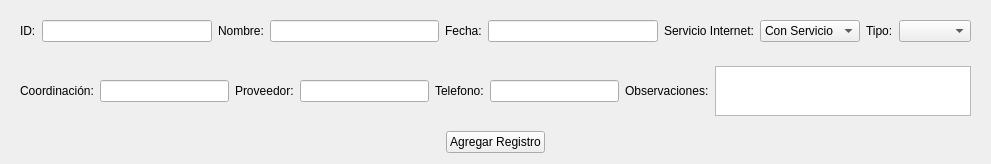
                      <widget class="QWidget" name="scrollAreaWidgetContents_19">
                       <property name="geometry">
                        <rect>
                         <x>0</x>
                         <y>0</y>
                         <width>991</width>
                         <height>155</height>
                        </rect>
                       </property>
                       <layout class="QVBoxLayout" name="verticalLayout_60">
                        <item>
                         <widget class="QWidget" name="widget_46" native="true">
                          <layout class="QHBoxLayout" name="horizontalLayout_57">
                           <item>
                            <widget class="QLabel" name="label_89">
                             <property name="text">
                              <string>ID:</string>
                             </property>
                            </widget>
                           </item>
                           <item>
                            <widget class="QLineEdit" name="SU_ID"/>
                           </item>
                           <item>
                            <widget class="QLabel" name="label_90">
                             <property name="text">
                              <string>Nombre:</string>
                             </property>
                            </widget>
                           </item>
                           <item>
                            <widget class="QLineEdit" name="SU_NOM"/>
                           </item>
                           <item>
                            <widget class="QLabel" name="label_91">
                             <property name="text">
                              <string>Fecha:</string>
                             </property>
                            </widget>
                           </item>
                           <item>
                            <widget class="QLineEdit" name="SU_FECHA"/>
                           </item>
                           <item>
                            <widget class="QLabel" name="label_92">
                             <property name="text">
                              <string>Servicio Internet:</string>
                             </property>
                            </widget>
                           </item>
                           <item>
                            <widget class="QComboBox" name="SU_SERV">
                             <item>
                              <property name="text">
                               <string>Con Servicio</string>
                              </property>
                             </item>
                             <item>
                              <property name="text">
                               <string>Sin Servicio</string>
                              </property>
                             </item>
                            </widget>
                           </item>
                           <item>
                            <widget class="QLabel" name="label_80">
                             <property name="text">
                              <string>Tipo:</string>
                             </property>
                            </widget>
                           </item>
                           <item>
                            <widget class="QComboBox" name="SU_TR"/>
                           </item>
                          </layout>
                         </widget>
                        </item>
                        <item>
                         <widget class="QWidget" name="widget_47" native="true">
                          <layout class="QHBoxLayout" name="horizontalLayout_58">
                           <item>
                            <widget class="QLabel" name="label_123">
                             <property name="text">
                              <string>Coordinación:</string>
                             </property>
                            </widget>
                           </item>
                           <item>
                            <widget class="QLineEdit" name="SU_CORD"/>
                           </item>
                           <item>
                            <widget class="QLabel" name="label_93">
                             <property name="text">
                              <string>Proveedor:</string>
                             </property>
                            </widget>
                           </item>
                           <item>
                            <widget class="QLineEdit" name="SU_PROVE"/>
                           </item>
                           <item>
                            <widget class="QLabel" name="label_94">
                             <property name="text">
                              <string>Telefono:</string>
                             </property>
                            </widget>
                           </item>
                           <item>
                            <widget class="QLineEdit" name="SU_TEL"/>
                           </item>
                           <item>
                            <widget class="QLabel" name="label_95">
                             <property name="text">
                              <string>Observaciones:</string>
                             </property>
                            </widget>
                           </item>
                           <item>
                            <widget class="QTextEdit" name="SU_OBS">
                             <property name="maximumSize">
                              <size>
                               <width>16777215</width>
                               <height>50</height>
                              </size>
                             </property>
                            </widget>
                           </item>
                          </layout>
                         </widget>
                        </item>
                        <item alignment="Qt::AlignHCenter">
                         <widget class="QPushButton" name="SU_ADD">
                          <property name="text">
                           <string>Agregar Registro</string>
                          </property>
                         </widget>
                        </item>
                       </layout>
                      </widget>
